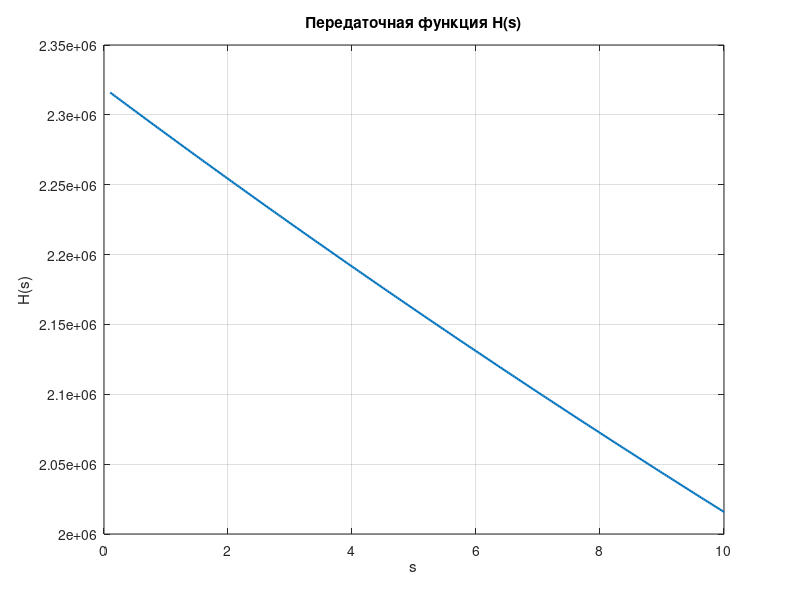

This figure's MATLAB source:
% =========================================================
% ЛР4 — Задание 3
% Передаточная функция системы H(s)
% h(t) = 3! / t^4
% (численное преобразование Лапласа)
% =========================================================

clear;
clc;

%% Параметры

s = linspace(0.1, 10, 300);

t = linspace(0.01, 5, 5000);   % избегаем t=0 из-за разрыва
dt = t(2) - t(1);

%% Импульсная характеристика

h = factorial(3) ./ (t.^4);

%% Численное преобразование Лапласа

H = zeros(size(s));

for k = 1:length(s)
    integrand = h .* exp(-s(k)*t);
    H(k) = sum(integrand) * dt;
end

%% =========================================================
% График
% =========================================================

figure('Visible','off','Name','Передаточная функция','NumberTitle','off');

plot(s, H, 'LineWidth', 1.5);
grid on;

title('Передаточная функция H(s)');
xlabel('s');
ylabel('H(s)');

%% Сохранение графика

exportgraphics(gcf, 'transfer_function.png', 'Resolution', 300);
close(gcf);

%% Сохранение результатов в файл

fileID = fopen('transfer_function.txt','w');

fprintf(fileID, 'ЛР4 - Задание 3\n');
fprintf(fileID, 'h(t) = 3! / t^4\n\n');
fprintf(fileID, 's\tH(s)\n');

for k = 1:length(s)
    fprintf(fileID, '%.4f\t%.6f\n', s(k), H(k));
end

fclose(fileID);

disp('Готово: transfer_function.png и transfer_function.txt');

drawnow;
exit;
